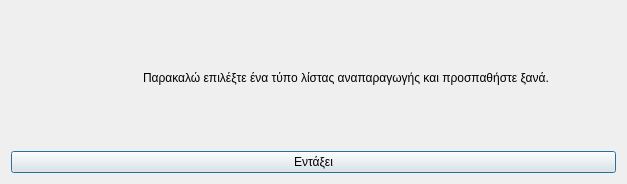
<?xml version="1.0" encoding="UTF-8"?>
<ui version="4.0">
 <class>Dialog</class>
 <widget class="QDialog" name="Dialog">
  <property name="geometry">
   <rect>
    <x>0</x>
    <y>0</y>
    <width>627</width>
    <height>184</height>
   </rect>
  </property>
  <property name="windowTitle">
   <string>Δεν έχει επιλογή τύπος playlist</string>
  </property>
  <property name="windowIcon">
   <iconset resource="../../../icons.qrc">
    <normaloff>:/rest-windows/assets/images/rest-windows/information.png</normaloff>:/rest-windows/assets/images/rest-windows/information.png</iconset>
  </property>
  <layout class="QGridLayout" name="gridLayout">
   <item row="0" column="0">
    <widget class="QFrame" name="frame">
     <property name="styleSheet">
      <string notr="true">QFrame{border:0px;}</string>
     </property>
     <property name="frameShape">
      <enum>QFrame::StyledPanel</enum>
     </property>
     <property name="frameShadow">
      <enum>QFrame::Raised</enum>
     </property>
     <layout class="QHBoxLayout" name="horizontalLayout">
      <item>
       <widget class="QLabel" name="image_label">
        <property name="maximumSize">
         <size>
          <width>117</width>
          <height>117</height>
         </size>
        </property>
        <property name="text">
         <string/>
        </property>
        <property name="pixmap">
         <pixmap resource="../../../icons.qrc">:/rest-windows/assets/images/rest-windows/information.png</pixmap>
        </property>
        <property name="scaledContents">
         <bool>true</bool>
        </property>
       </widget>
      </item>
      <item>
       <widget class="QLabel" name="label">
        <property name="text">
         <string>Παρακαλώ επιλέξτε ένα τύπο λίστας αναπαραγωγής και προσπαθήστε ξανά.</string>
        </property>
        <property name="alignment">
         <set>Qt::AlignJustify|Qt::AlignVCenter</set>
        </property>
        <property name="wordWrap">
         <bool>true</bool>
        </property>
       </widget>
      </item>
     </layout>
    </widget>
   </item>
   <item row="1" column="0">
    <widget class="QPushButton" name="ok">
     <property name="text">
      <string>Εντάξει</string>
     </property>
     <property name="icon">
      <iconset resource="../../../icons.qrc">
       <normaloff>:/rest-windows/assets/images/rest-windows/ok.png</normaloff>:/rest-windows/assets/images/rest-windows/ok.png</iconset>
     </property>
    </widget>
   </item>
  </layout>
 </widget>
 <tabstops>
  <tabstop>ok</tabstop>
 </tabstops>
 <resources>
  <include location="../../../icons.qrc"/>
 </resources>
 <connections/>
</ui>
